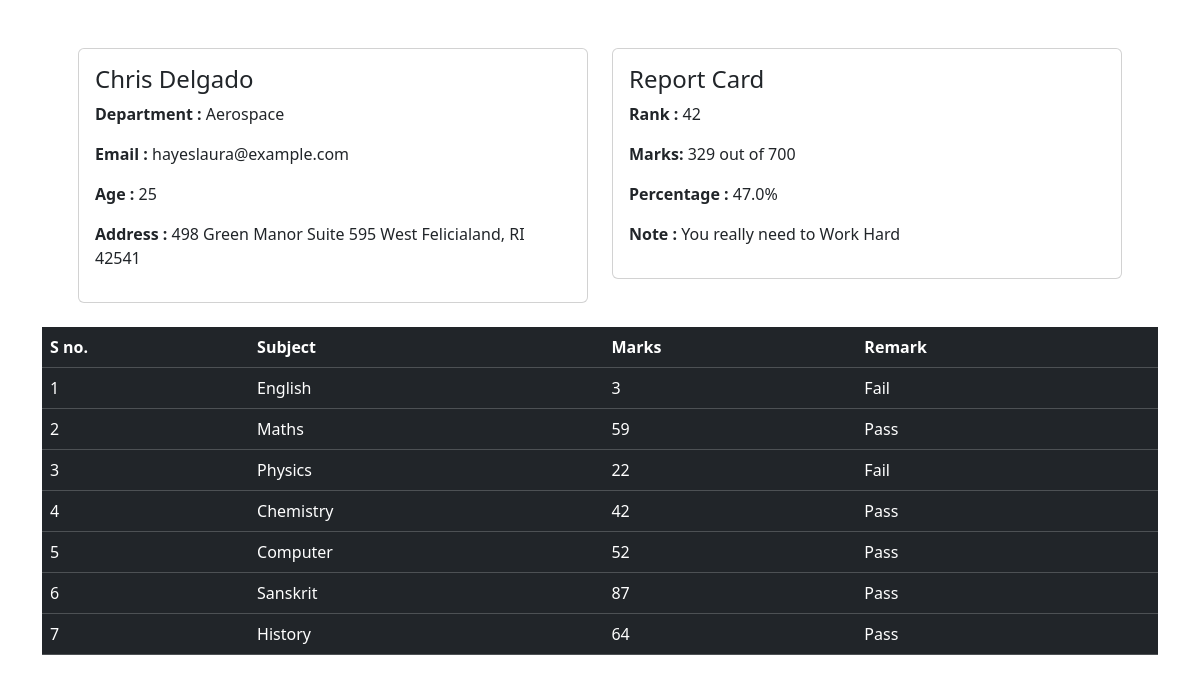
Page /get_marks/AER-3-2024/ on the committed database.
### student/models.py (models this page shows, shortened)
class SubjectMarks(models.Model):
    student = models.ForeignKey(Student,related_name='studentmarks', on_delete=models.CASCADE)
    subject = models.ForeignKey(Subject, on_delete=models.CASCADE)
    marks = models.IntegerField()
    class Meta:
        unique_together = ['student','subject']
        verbose_name_plural = 'student marks'

class Student(models.Model):
    student_id = models.OneToOneField(StudentID, related_name='studentid', on_delete=models.CASCADE)
    department = models.ForeignKey(Department, related_name='department',on_delete=models.CASCADE)
    student_name = models.CharField(max_length=100)
    student_email = models.EmailField(max_length=254, unique=True)
    student_age = models.IntegerField(default=18)
    student_address = models.TextField()

class Department(models.Model):
    department_name = models.CharField(max_length=100)
    def __str__(self) -> str:
        return self.department_name
    class Meta:
        ordering = ['department_name']

class ReportCard(models.Model):
    student = models.ForeignKey(Student,on_delete=models.CASCADE,related_name='studentreportcard')
    rank = models.IntegerField()
    date_of_generation = models.DateField(auto_now_add=True)
    class Meta:
        unique_together = ['student','date_of_generation']

class Subject(models.Model):
    subject_name = models.CharField(max_length=100)

### student/views.py (the view)
# urls.py: path("get_marks/<student_id>/",get_marks, name='get_student_marks'),
def get_marks(request,student_id):
    queryset = SubjectMarks.objects.filter(student__student_id__student_id = student_id)
    total_marks = queryset.aggregate(total_marks = Sum('marks'))
    rank = ReportCard.objects.filter(student__student_id__student_id = student_id)
    total_marks_obtained = total_marks['total_marks']
    total_subjects = queryset.count()  # Total number of subjects
    total_possible_marks = total_subjects * 100  # Assuming each subject has a maximum of 100 marks
    percentage = (total_marks_obtained / total_possible_marks) * 100 if total_possible_marks else 0
    percentage = round(percentage, 2)  # Round to 2 decimal places
    return render(request, 'marks.html',{"queryset":queryset,'total_marks':total_marks,'rank':rank,'percentage':percentage})

### templates/marks.html (shortened to what this page needs)
<!DOCTYPE html>
<html lang="en">
  <head>
    <link
      href="https://cdn.jsdelivr.net/npm/bootstrap@5.3.3/dist/css/bootstrap.min.css"
      rel="stylesheet"
    />
  </head>
  <body>
    <div class="container mt-5">
      <div class="row m-4">
        <div class="col-sm-6">
          <div class="card">
            <div class="card-body">
              <h4 class="card-title">{{queryset.0.student.student_name}}</h4>
              <p class="text">
                <b>Department :</b> {{queryset.0.student.department}}
              </p>
              <p class="text">
                <b>Email :</b> {{queryset.0.student.student_email}}
              </p>
              <p class="text">
                <b>Age :</b> {{queryset.0.student.student_age}}
              </p>
              <p class="text">
                <b>Address :</b> {{queryset.0.student.student_address}}
              </p>
            </div>
          </div>
        </div>
        <div class="col-sm-6">
          <div class="card">
            <div class="card-body">
              <h4 class="card-title">Report Card</h4>
              <p class="text">
                <b>Rank :</b> {{rank.0.rank}}
              </p>
              {% with total_subjects=queryset|length %}
                <p class="text">
                    <b>Marks:</b>
                    {{ total_marks.total_marks }} out of {{total_subjects}}00
                </p>
                {% endwith %}
              <p class="text">
                <b>Percentage :</b> {{percentage}}%
              </p>
              <p class="text">
                <b>Note :</b>
                {% if rank.0.rank < 10 %}
                    Great keep it up
                {% elif rank.0.rank > 10 and rank.0.rank < 30 %}
                    Do not give up keep hustling
                {% else %}
                    You really need to Work Hard
                {% endif %}
              </p>
            </div>
          </div>
        </div>
      </div>
      <table class="table table-dark">
        <thead>
          <tr>
            <th scope="col">S no.</th>
            <th scope="col">Subject</th>
            <th scope="col">Marks</th>
            <th scope="col">Remark</th>
          </tr>
        </thead>
        <tbody>
          {% for subject in queryset %}
          <tr>
            <td>{{forloop.counter}}</td>
            <td>{{subject.subject.subject_name}}</td>
            <td>{{subject.marks}}</td>
            {% if subject.marks > 33%}
            <td>Pass</td>
            {% else %}
            <td>Fail</td>
            {% endif %}
          </tr>
          {% endfor %}
        </tbody>
      </table>
    </div>
  </body>
</html>

### rows in the picture
SubjectMarks: student.student_name "Chris Delgado", student.department_name "Aerospace", student.student_email "hayeslaura@example.com", student.student_age "25", student.student_address "498 Green Manor Suite 595 West Felicialand, RI 42541", subject.subject_name "English", marks "3", shows "Fail"
ReportCard: rank "42"
SubjectMarks: subject.subject_name "Maths", marks "59", shows "Pass"
SubjectMarks: subject.subject_name "Physics", marks "22", shows "Fail"
SubjectMarks: subject.subject_name "Chemistry", marks "42", shows "Pass"
SubjectMarks: subject.subject_name "Computer", marks "52", shows "Pass"
SubjectMarks: subject.subject_name "Sanskrit", marks "87", shows "Pass"
SubjectMarks: subject.subject_name "History", marks "64", shows "Pass"

### other values in the picture
{{ total_marks.total_marks }} "329"
{{ total_subjects }} "7"
{{ percentage }} "47.0"
